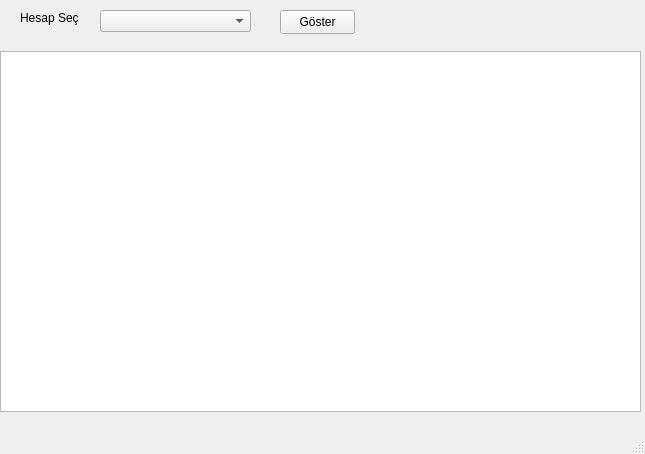
<?xml version="1.0" encoding="UTF-8"?>
<ui version="4.0">
 <class>newAccountWindow</class>
 <widget class="QMainWindow" name="newAccountWindow">
  <property name="geometry">
   <rect>
    <x>0</x>
    <y>0</y>
    <width>645</width>
    <height>454</height>
   </rect>
  </property>
  <property name="windowTitle">
   <string>Hesap Geçmişi</string>
  </property>
  <widget class="QWidget" name="centralwidget">
   <widget class="QTableView" name="tableView">
    <property name="geometry">
     <rect>
      <x>0</x>
      <y>51</y>
      <width>641</width>
      <height>361</height>
     </rect>
    </property>
   </widget>
   <widget class="QPushButton" name="pushButton">
    <property name="geometry">
     <rect>
      <x>280</x>
      <y>10</y>
      <width>75</width>
      <height>24</height>
     </rect>
    </property>
    <property name="text">
     <string>Göster</string>
    </property>
   </widget>
   <widget class="QComboBox" name="comboBox">
    <property name="geometry">
     <rect>
      <x>100</x>
      <y>10</y>
      <width>151</width>
      <height>22</height>
     </rect>
    </property>
   </widget>
   <widget class="QLabel" name="label">
    <property name="geometry">
     <rect>
      <x>20</x>
      <y>10</y>
      <width>61</width>
      <height>16</height>
     </rect>
    </property>
    <property name="text">
     <string>Hesap Seç</string>
    </property>
   </widget>
  </widget>
  <widget class="QMenuBar" name="menubar">
   <property name="geometry">
    <rect>
     <x>0</x>
     <y>0</y>
     <width>645</width>
     <height>22</height>
    </rect>
   </property>
  </widget>
  <widget class="QStatusBar" name="statusbar"/>
 </widget>
 <resources/>
 <connections/>
</ui>
